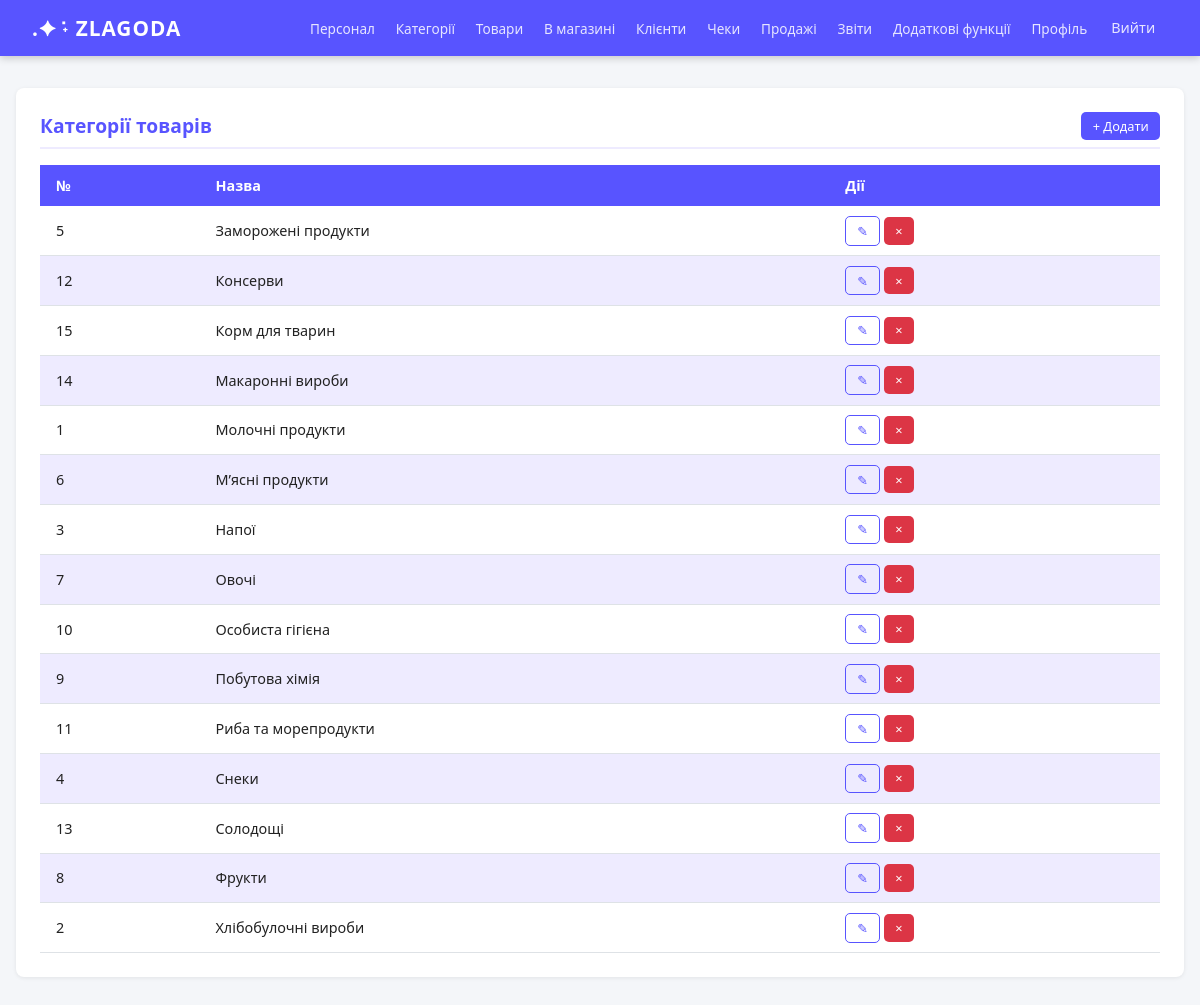
The page /categories/ (signed in) on the database its author committed.
### supermarket/models.py (models this page shows)
class Category(models.Model):
    category_number = models.AutoField(primary_key=True)
    category_name = models.CharField(max_length=50)
    class Meta:
        db_table = 'Category'
        managed = True

### supermarket/views.py (the view)
# urls.py: path('categories/', views.categories_list, name='categories'),
@login_required
def categories_list(request):
    cats = db.get_all_categories()
    role = get_current_role(request)
    return render(request, 'supermarket/categories.html', {
        'categories': cats, 'role': role
    })

### supermarket/context_processors.py (called while the page is built)
def user_role(request):
    if request.user.is_authenticated:
        emp_list = db.get_employee_by_id(request.user.username)
        if emp_list:
            return {'role': emp_list[0]['empl_role']}
    return {'role': ''}

### supermarket/db_utils.py (called while the page is built)
def dictfetchall(cursor):
    columns = [col[0] for col in cursor.description]
    return [dict(zip(columns, row)) for row in cursor.fetchall()]

def format_dates(rows):
    for row in rows:
        if row.get('date_of_birth'):
            row['date_of_birth'] = str(row['date_of_birth'])[:10]
        if row.get('date_of_start'):
            row['date_of_start'] = str(row['date_of_start'])[:10]
    return rows

def get_employee_by_id(eid):
    with connection.cursor() as c:
        c.execute("""
            SELECT id_employee, empl_surname, empl_name, empl_patronymic,
                   empl_role, salary, date_of_birth, date_of_start,
                   phone_number, city, street, zip_code
            FROM Employee
            WHERE id_employee = %s
        """, [eid])
        return format_dates(dictfetchall(c))

def get_all_categories():
    with connection.cursor() as c:
        c.execute("""
            SELECT category_number, category_name
            FROM Category
            ORDER BY category_name
        """)
        return dictfetchall(c)

### supermarket/views.py (called while the page is built)
def get_current_emp(request):
    emp_list = db.get_employee_by_id(request.user.username)
    return emp_list[0] if emp_list else None

def get_current_role(request):
    emp = get_current_emp(request)
    if emp:
        return emp['empl_role']
    return None

### supermarket/templates/supermarket/categories.html (shortened to what this page needs)
{% extends 'supermarket/base.html' %}
{% block content %}
<div class="card">
  <div class="card-title">Категорії товарів
    {% if request.user.is_authenticated %}
    <a href="{% url 'category_create' %}" class="btn btn-green btn-sm" style="float:right">+ Додати</a>
    {% endif %}
  </div>
  <table>
    <thead><tr><th>№</th><th>Назва</th><th>Дії</th></tr></thead>
    <tbody>
    {% for c in categories %}
    <tr>
      <td>{{ c.category_number }}</td>
      <td>{{ c.category_name }}</td>
      <td>
        <a href="{% url 'category_edit' c.category_number %}" class="btn btn-outline btn-sm">✎</a>
        <a href="{% url 'category_delete' c.category_number %}" class="btn btn-danger btn-sm" onclick="return confirm('Видалити?')">×</a>
      </td>
    </tr>
    {% empty %}<tr><td colspan="3">Немає даних</td></tr>
    {% endfor %}
    </tbody>
  </table>
</div>
{% endblock %}

### supermarket/static/supermarket/style.css (style rules this page uses)
:root { --green: #5854ff; --green-light: #eeebff; --green-dark: #5854ff; --accent: #f0a500; --text: #222; --muted: #6c757d; --border: #dee2e6; --danger: #dc3545; --white: #fff; }
* { box-sizing: border-box; margin: 0; padding: 0; }
body { font-family: 'Segoe UI', sans-serif; background: #f4f6f9; color: var(--text); min-height: 100vh; }
.card { background: var(--white); border-radius: 8px; padding: 1.5rem; box-shadow: 0 1px 4px rgba(0,0,0,.08); margin-bottom: 1.5rem; }
.card-title { font-size: 1.2rem; font-weight: 600; color: var(--green-dark); margin-bottom: 1rem; padding-bottom: .5rem; border-bottom: 2px solid var(--green-light); }
table { width: 100%; border-collapse: collapse; font-size: .9rem; }
thead th { background: var(--green); color: var(--white); padding: .7rem 1rem; text-align: left; font-weight: 600; }
tbody tr:nth-child(even) { background: var(--green-light); }
tbody td { padding: .6rem 1rem; border-bottom: 1px solid var(--border); }
.btn { display: inline-block; padding: .5rem 1.1rem; border-radius: 5px; border: none; cursor: pointer; font-size: .88rem; font-weight: 500; text-decoration: none; transition: opacity .15s, transform .1s; }
.btn-green { background: var(--green); color: var(--white); }
.btn-outline { background: transparent; border: 1px solid var(--green); color: var(--green); }
.btn-danger { background: var(--danger); color: var(--white); }
.btn-sm { padding: .3rem .7rem; font-size: .8rem; }

### rows shown on the page
Category: category_number "5", category_name "Заморожені продукти"
Category: category_number "12", category_name "Консерви"
Category: category_number "15", category_name "Корм для тварин"
Category: category_number "14", category_name "Макаронні вироби"
Category: category_number "1", category_name "Молочні продукти"
Category: category_number "6", category_name "М’ясні продукти"
Category: category_number "3", category_name "Напої"
Category: category_number "7", category_name "Овочі"
Category: category_number "10", category_name "Особиста гігієна"
Category: category_number "9", category_name "Побутова хімія"
Category: category_number "11", category_name "Риба та морепродукти"
Category: category_number "4", category_name "Снеки"
Category: category_number "13", category_name "Солодощі"
Category: category_number "8", category_name "Фрукти"
Category: category_number "2", category_name "Хлібобулочні вироби"
